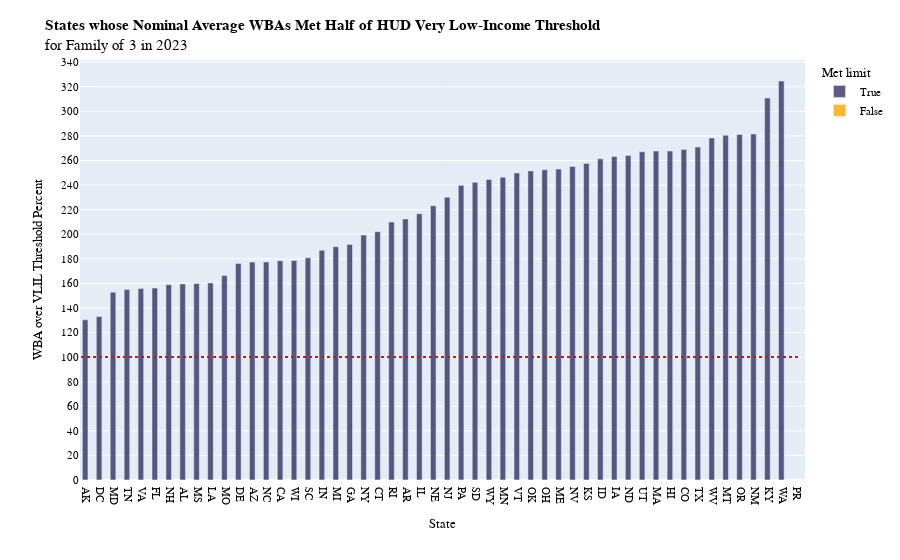

Notebook cell for this chart:
### Code cell
fig1 = px.bar(avgwba.sort_values(by='WBA-Limit Ratio'), 
             x='State', 
             y='WBA-Limit Ratio', 
             color = 'Met limit',
             color_discrete_sequence=['rgba(50,50,100,0.8)', 'rgba(255, 165, 0,0.8)'],
             width=2000)
fig1.update_layout(
    title_text="<b>States whose Nominal Average WBAs Met Half of HUD Very Low-Income Threshold</b> <br>for Family of 3 in 2023",
    barmode='group',
                   xaxis_title="State", yaxis_title="WBA over VLIL Threshold Percent",
                   font=dict(
                        family="Cambria",  
                        size=11,         
                        color="black",
                    ),
                   yaxis=dict(
                        tick0=0,          
                        dtick=20 
                    )
                  )
fig1.update_traces(width=0.4) 
fig1.add_shape(
    type="line",
    x0=-0.5,
    x1=51,
    y0=100,
    y1=100,
    line=dict(
        color="red",
        width=2,
        dash="dot"
    )
)
fig1.show()

### Figure 1 — Plotly figure (JSON) as saved in the notebook; plotly's stock layout.template omitted (floating-point values rounded to 4 significant figures)
{"data": [{"alignmentgroup": "True", "hovertemplate": "Met limit=True<br>State=%{x}<br>WBA-Limit Ratio=%{y}<extra></extra>", "legendgroup": "True", "marker": {"color": "rgba(50,50,100,0.8)", "pattern": {"shape": ""}}, "name": "True", "offsetgroup": "True", "orientation": "v", "showlegend": true, "textposition": "auto", "type": "bar", "width": 0.4, "x": ["AK", "DC", "MD", "TN", "VA", "FL", "NH", "AL", "MS", "LA", "MO", "DE", "AZ", "NC", "CA", "WI", "SC", "IN", "MI", "GA", "NY", "CT", "RI", "AR", "IL", "NE", "NJ", "PA", "SD", "WY", "MN", "VT", "OK", "OH", "ME", "NV", "KS", "ID", "IA", "ND", "UT", "MA", "HI", "CO", "TX", "WV", "MT", "OR", "NM", "KY", "WA"], "xaxis": "x", "y": [130.3, 133, 152.8, 155.0, 155.8, 156.2, 159.0, 159.6, 159.9, 160.4, 166.3, 176.3, 177.3, 177.5, 178.5, 178.6, 180.9, 186.9, 189.9, 191.7, 199.3, 202.1, 210.0, 212.4, 216.6, 223.2, 230.2, 239.8, 242.2, 244.6, 246.3, 249.9, 251.6, 252.5, 253, 255.2, 257.7, 261.3, 263.3, 264.0, 267.1, 267.7, 267.7, 268.9, 270.9, 278.3, 280.5, 281.2, 281.6, 310.9, 324.7], "yaxis": "y"}, {"alignmentgroup": "True", "hovertemplate": "Met limit=False<br>State=%{x}<br>WBA-Limit Ratio=%{y}<extra></extra>", "legendgroup": "False", "marker": {"color": "rgba(255, 165, 0,0.8)", "pattern": {"shape": ""}}, "name": "False", "offsetgroup": "False", "orientation": "v", "showlegend": true, "textposition": "auto", "type": "bar", "width": 0.4, "x": ["PR"], "xaxis": "x", "y": [null], "yaxis": "y"}], "layout": {"autosize": true, "barmode": "group", "font": {"color": "black", "family": "Cambria", "size": 11}, "legend": {"title": {"text": "Met limit"}, "tracegroupgap": 0}, "margin": {"t": 60}, "shapes": [{"line": {"color": "red", "dash": "dot", "width": 2}, "type": "line", "x0": -0.5, "x1": 51, "y0": 100, "y1": 100}], "title": {"text": "<b>States whose Nominal Average WBAs Met Half of HUD Very Low-Income Threshold</b> <br>for Family of 3 in 2023"}, "xaxis": {"anchor": "y", "autorange": true, "domain": [0, 1], "range": [-0.5772, 51.5], "title": {"text": "State"}, "type": "category"}, "yaxis": {"anchor": "x", "autorange": true, "domain": [0, 1], "dtick": 20, "range": [0, 341.8], "tick0": 0, "title": {"text": "WBA over VLIL Threshold Percent"}, "type": "linear"}}}
